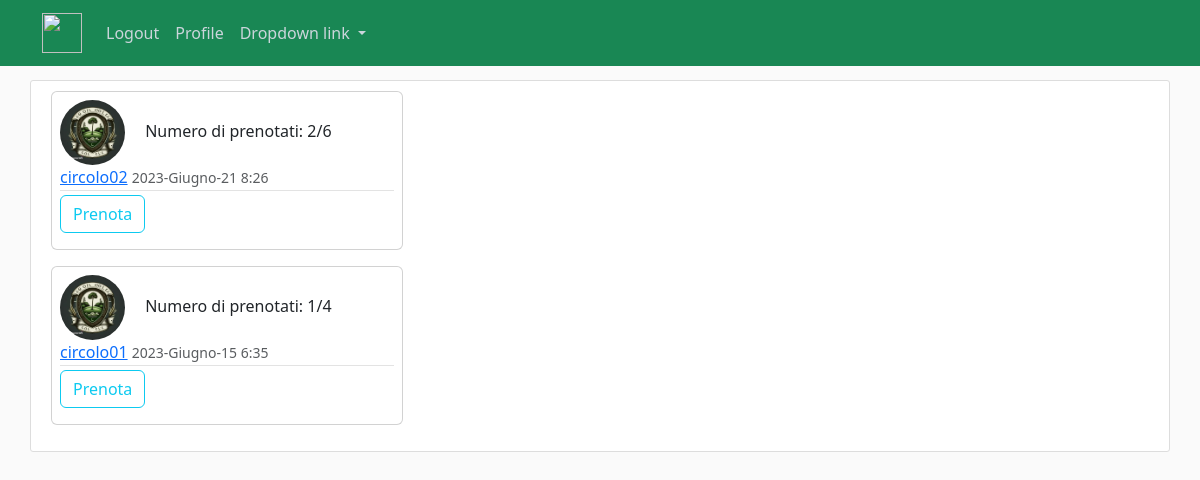
Page /matches/match_list (signed in) on the committed database.
### matches/models.py (models this page shows)
class Matches(models.Model):
    match_types = (
        ('Unofficial', 'Amatoriale'),
        ('Official', 'Ufficiale')
    )
    date = models.DateTimeField(auto_now_add=False)
    type = models.CharField(max_length=32, choices=match_types, null=True, blank=True)
    group_size = models.IntegerField(blank=True, default=4)
    number_subscribed = models.IntegerField(default=0) ## add check on less equal than the goup size
    club = models.ForeignKey(clubProfile, on_delete=models.CASCADE, null=True)
    class Meta:
        constraints = [
            models.UniqueConstraint(
                fields=['date', 'club'], name='Unique datetime-Club for each match'
            ),
        ]

### users/models.py (models this page shows, shortened)
class clubProfile(models.Model):
    HOLES_CHOICES = (
        (9, 9),
        (18, 18)
    )
    user = models.OneToOneField(CustomUser, on_delete=models.CASCADE)
    number_holes = models.IntegerField(default=9, choices=HOLES_CHOICES)
    name = models.CharField(max_length=64)
    city = models.CharField(max_length=64, null=True, blank=True, default='Other')
    country = models.CharField(max_length=64, null=True, blank=True)
    address = models.TextField(default=None, blank=True, null=True)
    img = models.ImageField(default='default_club.jpeg', upload_to='image_pics')
    class Meta:
        ordering = ['name']

class CustomUser(AbstractUser):
    OPTION_CHOICES = (
        ('Gplayer', 'Giocatore'),
        ('Gclub', 'Circolo'),
    )
    which_account = models.CharField(max_length=20, choices=OPTION_CHOICES)
    class Meta:
        constraints = [
            models.UniqueConstraint(fields=['email'], name='unique email')
        ]

### matches/views.py (the view)
# urls.py: path('match_list', match_list.as_view(), name='match-list'),
@method_decorator(login_required, name='dispatch')
class match_list(ListView):
    model=Matches
    context_object_name = 'matches'
    ordering = ['-date']
    template_name = 'matches/match_list.html'

### matches/templates/matches/match_list.html
{% extends 'users/home.html' %}
{% load crispy_forms_tags %}
{% block content %}
    <div class="content-section">
        {% for match in matches %}
            <div class="card p-2 mb-3" style="width: 22rem;">
                <div class="media-body">
                    <img class="rounded-circle article-img" src="{{ match.club.img.url }}">
                    <span>Numero di prenotati: {{match.number_subscribed}}/{{match.group_size}}</span>
                    <div class="article-metadata">
                        <a class="mr-2" href="{% url 'other-profile' match.club.user.username %}">{{ match.club.user.username }}</a>
                        <small class="text-muted">{{ match.date | date:"Y-F-d f" }}</small>
                    </div>
                    {% if match.number_subscribed < match.group_size%}
                        <button class="btn btn-outline-info mb-2">
                            <a class="nav-link" href="{% url 'match-detail' match.pk %}">Prenota</a>
                        </button>
                    {% else %}
                        NON PUOI PRENOTARTI
                    {% endif%}
                </div>
            </div>
        {% endfor %}
    </div>
{% endblock content%}

### users/static/users/main.css (style rules this page uses)
body { background: #fafafa; color: #333333; margin-top: 5rem; }
.content-section { background: #ffffff; padding: 10px 20px; border: 1px solid #dddddd; border-radius: 3px; margin-bottom: 20px; }
.article-img { height: 65px; width: 65px; margin-right: 16px; }
.article-metadata { padding-bottom: 1px; margin-bottom: 4px; border-bottom: 1px solid #e3e3e3 }

### rows in the picture
Matches: club.img (placeholder picture), number_subscribed "2", group_size "6", club.user.username "circolo02", date "2023-Giugno-21 8:26", shows "Prenota"
Matches: club.img (placeholder picture), number_subscribed "1", group_size "4", club.user.username "circolo01", date "2023-Giugno-15 6:35", shows "Prenota"
